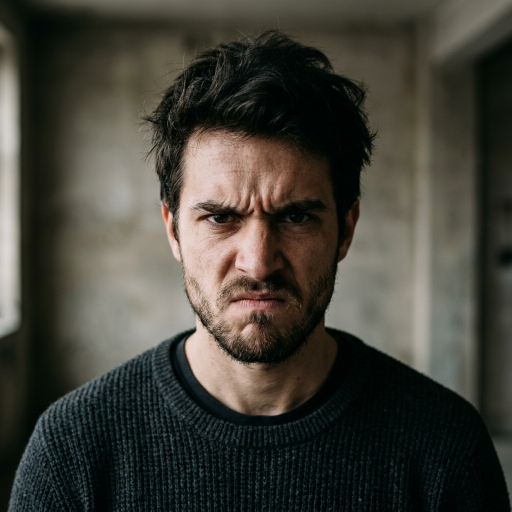
#> input picture sample_test_images/angry_test.jpg, 1024 x 1024 px (shown at 1/2 size)
$ python -i face_detector.py   (imports and definitions only)
#> lines starting #> are read from the running program, lines starting #| are printed output that depends on the picture
### src/config.py
"""
Centralized Configuration Module
Defines paths, emotion labels, hyperparameters, model constants, and defaults.
"""

from dataclasses import dataclass, field
from pathlib import Path
from typing import Dict, List, Tuple

# Base Project Paths
BASE_DIR = Path(__file__).resolve().parent.parent
SRC_DIR = BASE_DIR / "src"
MODELS_DIR = BASE_DIR / "models"
ASSETS_DIR = BASE_DIR / "assets"
MUSIC_DIR = BASE_DIR / "music_library"
DATA_DIR = BASE_DIR / "data"

# Ensure runtime directories exist
for directory in [MODELS_DIR, ASSETS_DIR, MUSIC_DIR, DATA_DIR]:
    directory.mkdir(parents=True, exist_ok=True)
#> further down, picture is the input picture: shape (1024, 1024, 3); mean B, G, R 56.9, 64.9, 66.6

# Supported Emotion Labels (Strictly 5 standard primary emotions)
EMOTIONS: List[str] = ["happy", "sad", "angry", "surprise", "neutral"]
EMOTION_TO_IDX: Dict[str, int] = {emotion: idx for idx, emotion in enumerate(EMOTIONS)}
IDX_TO_EMOTION: Dict[int, str] = {idx: emotion for idx, emotion in enumerate(EMOTIONS)}

# Emotion UI Metadata (Color badges, emojis, and mood descriptions)
EMOTION_METADATA: Dict[str, Dict[str, str]] = {
    "happy": {
        "emoji": "😄",
        "color": "#10B981",  # Emerald green
        "description": "Joyful, energetic, upbeat vibes",
        "genre": "Pop / Dance / Upbeat EDM"
    },
    "sad": {
        "emoji": "😢",
        "color": "#3B82F6",  # Cool Blue
        "description": "Melancholic, reflective, gentle acoustic tones",
        "genre": "Acoustic / Lo-Fi / Soft Piano"
    },
    "angry": {
        "emoji": "🔥",
        "color": "#EF4444",  # Intense Red
        "description": "High tempo, driving rhythms, cathartic energy",
        "genre": "Rock / Heavy Beats / Fast Tempo"
    },
    "surprise": {
        "emoji": "⚡",
        "color": "#F59E0B",  # Vibrant Amber
        "description": "Dynamic, unpredictable, uplifting grooves",
        "genre": "Funk / Synthwave / Electronic"
    },
    "neutral": {
        "emoji": "🌿",
        "color": "#6366F1",  # Soft Indigo
        "description": "Balanced, focused, chill background atmosphere",
        "genre": "Ambient / Chillhop / Lo-Fi Beats"
    }
}


@dataclass
class ModelConfig:
    """Hyperparameters and configuration for Emotion Recognition Model."""
    image_height: int = 224
    image_width: int = 224
    num_channels: int = 3
    num_classes: int = len(EMOTIONS)
    batch_size: int = 32
    epochs: int = 40
    learning_rate: float = 1e-4
    dropout_rate: float = 0.35
    l2_reg: float = 1e-4
    fine_tune_at: int = 100  # Layer from which to unfreeze MobileNetV2
    model_save_path: Path = MODELS_DIR / "emotion_mobilenetv2.keras"
    weights_save_path: Path = MODELS_DIR / "emotion_weights.weights.h5"
    labels_save_path: Path = MODELS_DIR / "emotion_labels.json"


@dataclass
class VisionConfig:
    """Vision and Face Detection Configuration."""
    face_min_size: Tuple[int, int] = (50, 50)
    scale_factor: float = 1.1
    min_neighbors: int = 5
    face_margin_ratio: float = 0.15  # Margin to capture eyebrows, forehead, cheeks, and chin
    confidence_threshold: float = 0.30  # Minimum prediction confidence to accept
    neutral_logit_bias: float = 0.00  # Clean baseline
    sadness_boost: float = 0.00  # Clean baseline
    temperature: float = 1.00  # Standard softmax temperature
    neutral_suppression_factor: float = 1.00
    emotion_sensitivity: float = 1.00
    uncertainty_margin: float = 0.03
    default_backend: str = "onnx"  # 'onnx' (Instant 10ms) or 'vit' (Vision Transformer SOTA)
    vit_model_name: str = "trpakov/vit-face-expression"
    haar_cascade_path: Path = MODELS_DIR / "haarcascade_frontalface_default.xml"


@dataclass
class SmoothingConfig:
    """Temporal Smoothing and Rolling Buffer Configuration."""
    window_size: int = 8  # Number of historical frames
    decay_factor: float = 0.60  # Responsive exponential moving average decay
    switch_confidence_gain: float = 1.15  # Hysteresis multiplier to avoid rapid track-switching


@dataclass
class MusicConfig:
    """Audio and Music Player Configuration."""
    music_library_path: Path = MUSIC_DIR
    sample_rate: int = 44100
    default_volume: float = 0.85
    supported_audio_formats: Tuple[str, ...] = (".mp3", ".wav", ".ogg", ".flac")
    default_emotion: str = "neutral"


# Global Default Instances
model_config = ModelConfig()
vision_config = VisionConfig()
smoothing_config = SmoothingConfig()
music_config = MusicConfig()

# Gemini GenAI LLM Configuration
import os
try:
    from dotenv import load_dotenv
    load_dotenv(BASE_DIR / ".env")
except ImportError:
    pass

DEFAULT_GOOGLE_API_KEY = os.getenv("GOOGLE_API_KEY", os.getenv("GEMINI_API_KEY", ""))
GEMINI_DEFAULT_MODEL = "gemini-1.5-flash"

### src/face_detector.py
"""
Face Detection and Face Extraction Module
Uses OpenCV Haar Cascade and DNN with margin expansion, aspect ratio handling, and pre-processing.
"""

from pathlib import Path
from typing import List, Optional, Tuple

import cv2
import numpy as np

from src.config import vision_config
from src.utils import logger


class FaceDetector:
    """
    Robust Face Detector capable of finding the primary face in an image frame,
    expanding the bounding box to capture full facial context (forehead, chin, cheeks),
    and cropping/aligning for neural network input.
    """

    def __init__(
        self,
        cascade_path: Optional[Path] = None,
        min_size: Tuple[int, int] = vision_config.face_min_size,
        scale_factor: float = vision_config.scale_factor,
        min_neighbors: int = vision_config.min_neighbors,
        margin_ratio: float = vision_config.face_margin_ratio
    ):
        self.min_size = min_size
        self.scale_factor = scale_factor
        self.min_neighbors = min_neighbors
        self.margin_ratio = margin_ratio

        # Load OpenCV default Haar cascade
        self.cascade = self._load_cascade(cascade_path)

    def _load_cascade(self, cascade_path: Optional[Path]) -> cv2.CascadeClassifier:
        """Loads Haar Cascade Classifier from cv2.data or fallback."""
        candidates = []
        if cascade_path and Path(cascade_path).exists():
            candidates.append(str(cascade_path))

        # OpenCV built-in data directory
        if hasattr(cv2, "data") and hasattr(cv2.data, "haarcascades"):
            candidates.append(cv2.data.haarcascades + "haarcascade_frontalface_default.xml")
            candidates.append(cv2.data.haarcascades + "haarcascade_frontalface_alt2.xml")
            candidates.append(cv2.data.haarcascades + "haarcascade_frontalface_alt.xml")

        for cand in candidates:
            if Path(cand).exists():
                cascade = cv2.CascadeClassifier(cand)
                if not cascade.empty():
                    logger.info("Loaded Haar Cascade from: %s", cand)
                    return cascade

        cascade = cv2.CascadeClassifier()
        logger.warning("Haar cascade file not found directly, using default empty fallback.")
        return cascade

    def detect_faces(self, frame: np.ndarray) -> List[Tuple[int, int, int, int]]:
        """
        Detects all faces in the given frame using a multi-pass strategy
        for robustness across varying lighting conditions and scales.

        Args:
            frame: BGR or Grayscale image (numpy array).

        Returns:
            List of bounding boxes: [(x, y, w, h), ...] sorted largest first.
        """
        if frame is None or frame.size == 0 or self.cascade.empty():
            return []

        # Convert to grayscale for detection
        if len(frame.shape) == 3:
            gray = cv2.cvtColor(frame, cv2.COLOR_BGR2GRAY)
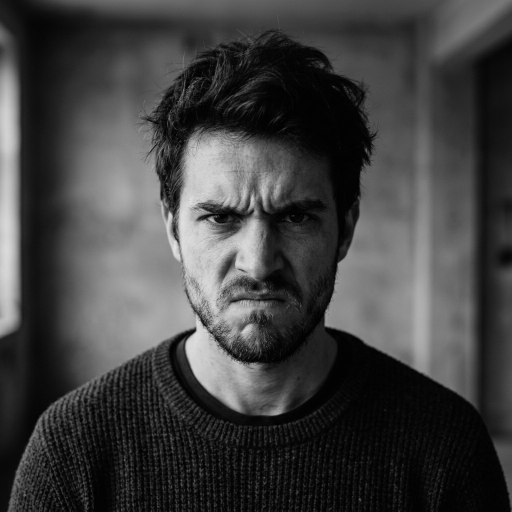
#> gray: shape (1024, 1024) (shown at 1/2 size); min 0, max 229, mean 64.5
        else:
            gray = frame

        # PASS 1: Standard grayscale detection
        faces = self.cascade.detectMultiScale(
            gray,
            scaleFactor=self.scale_factor,
            minNeighbors=self.min_neighbors,
            minSize=self.min_size,
            flags=cv2.CASCADE_SCALE_IMAGE
        )
#> faces = [[315, 283, 410, 410]]

        # PASS 2: Histogram equalized pass for low/harsh lighting
        if len(faces) == 0:
            gray_eq = cv2.equalizeHist(gray)
            faces = self.cascade.detectMultiScale(
                gray_eq,
                scaleFactor=self.scale_factor,
                minNeighbors=max(3, self.min_neighbors - 1),
                minSize=self.min_size,
                flags=cv2.CASCADE_SCALE_IMAGE
            )

        # PASS 3: Relaxed parameters for small or subtle faces
        if len(faces) == 0:
            faces = self.cascade.detectMultiScale(
                gray,
                scaleFactor=1.05,
                minNeighbors=3,
                minSize=(max(30, self.min_size[0] // 2), max(30, self.min_size[1] // 2)),
                flags=cv2.CASCADE_SCALE_IMAGE
            )

        if len(faces) == 0:
            return []

        # Sort faces by area descending (largest / primary face first)
        faces_sorted = sorted(faces, key=lambda b: b[2] * b[3], reverse=True)
#> faces_sorted = [[315, 283, 410, 410]]
        return [tuple(map(int, f)) for f in faces_sorted]

    def get_primary_face(self, frame: np.ndarray) -> Optional[Tuple[int, int, int, int]]:
        """Returns the bounding box of the largest face in the frame."""
        faces = self.detect_faces(frame)
#> faces = [(315, 283, 410, 410)]
        return faces[0] if faces else None

    def get_all_faces(self, frame: np.ndarray) -> List[Tuple[int, int, int, int]]:
        """Returns bounding boxes for all detected faces."""
        return self.detect_faces(frame)

    # [97 lines left out: functions get_expanded_bbox, crop_face, preprocess_face_for_model, not called in this run]

>>> import cv2
>>> picture = cv2.imread('../sample_test_images/angry_test.jpg')
>>> result = FaceDetector().get_primary_face(picture)
#> result = (315, 283, 410, 410)

$ run again, on sample_test_images/happy_test.jpg
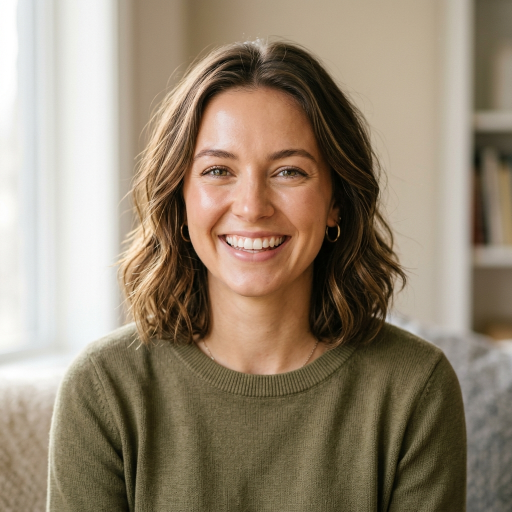
#> input picture sample_test_images/happy_test.jpg, 1024 x 1024 px (shown at 1/2 size)
#> picture is the input picture: shape (1024, 1024, 3); mean B, G, R 113.6, 133.7, 148.6
#> in detect_faces, `gray = cv2.cvtColor(frame, cv2.COLOR_BGR2GRAY)`:
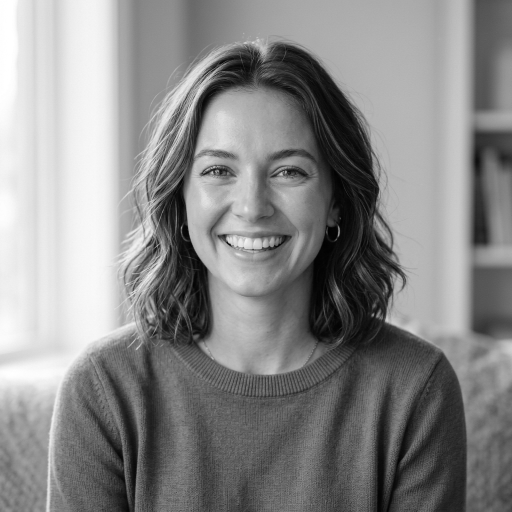
#> gray: shape (1024, 1024) (shown at 1/2 size); min 0, max 255, mean 135.8
#> in detect_faces, `faces = self.cascade.detectMultiScale( gray, scaleFactor=self.scale_fa..`: faces = [[691, 916, 57, 57], [330, 202, 358, 358]]
#> faces_sorted = [[330, 202, 358, 358], [691, 916, 57, 57]]
#> in get_primary_face, `faces = self.detect_faces(frame)`: faces = [(330, 202, 358, 358), (691, 916, 57, 57)]
#> result = (330, 202, 358, 358)

$ run again, on sample_test_images/sad_test.jpg
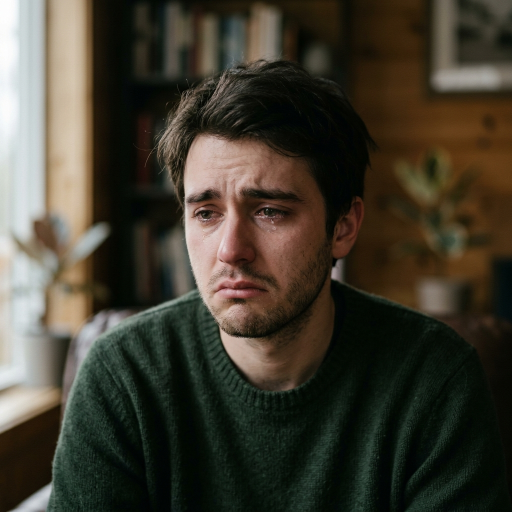
#> input picture sample_test_images/sad_test.jpg, 1024 x 1024 px (shown at 1/2 size)
#> picture is the input picture: shape (1024, 1024, 3); mean B, G, R 48, 60.2, 64.9
#> in detect_faces, `gray = cv2.cvtColor(frame, cv2.COLOR_BGR2GRAY)`:
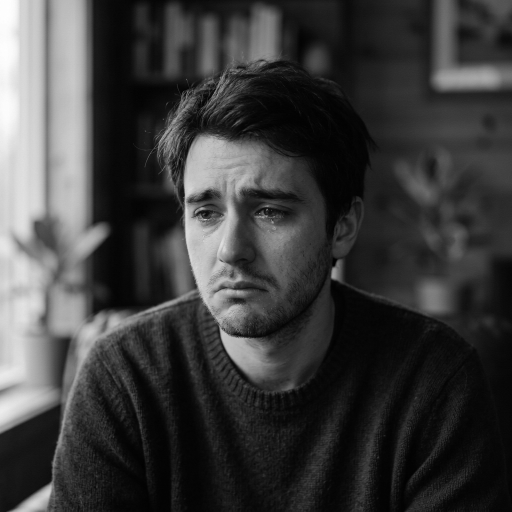
#> gray: shape (1024, 1024) (shown at 1/2 size); min 0, max 255, mean 60.2
#> in detect_faces, `faces = self.cascade.detectMultiScale( gray, scaleFactor=self.scale_fa..`: faces = [[298, 274, 367, 367], [171, 279, 372, 372]]
#> faces_sorted = [[171, 279, 372, 372], [298, 274, 367, 367]]
#> in get_primary_face, `faces = self.detect_faces(frame)`: faces = [(171, 279, 372, 372), (298, 274, 367, 367)]
#> result = (171, 279, 372, 372)
